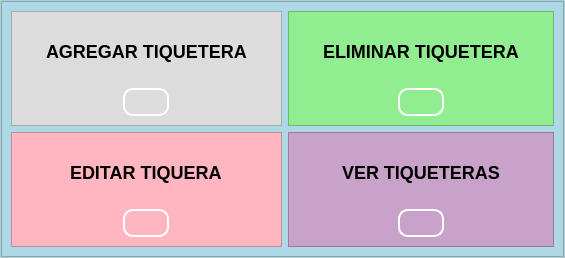
                <widget class="QWidget" name="ticket_page">
                 <layout class="QVBoxLayout" name="verticalLayout_17">
                  <property name="leftMargin">
                   <number>0</number>
                  </property>
                  <property name="topMargin">
                   <number>0</number>
                  </property>
                  <property name="rightMargin">
                   <number>0</number>
                  </property>
                  <property name="bottomMargin">
                   <number>0</number>
                  </property>
                  <item>
                   <widget class="QFrame" name="background_color_4">
                    <property name="styleSheet">
                     <string notr="true">QFrame#background_color_4{
background-color: rgba(173, 216, 230,100);
}</string>
                    </property>
                    <property name="frameShape">
                     <enum>QFrame::StyledPanel</enum>
                    </property>
                    <property name="frameShadow">
                     <enum>QFrame::Raised</enum>
                    </property>
                    <layout class="QHBoxLayout" name="horizontalLayout_11">
                     <property name="spacing">
                      <number>0</number>
                     </property>
                     <property name="leftMargin">
                      <number>0</number>
                     </property>
                     <property name="topMargin">
                      <number>0</number>
                     </property>
                     <property name="rightMargin">
                      <number>0</number>
                     </property>
                     <property name="bottomMargin">
                      <number>0</number>
                     </property>
                     <item>
                      <widget class="QFrame" name="frame_4">
                       <property name="styleSheet">
                        <string notr="true">background-color: rgb(173, 216, 230);</string>
                       </property>
                       <property name="frameShape">
                        <enum>QFrame::StyledPanel</enum>
                       </property>
                       <property name="frameShadow">
                        <enum>QFrame::Raised</enum>
                       </property>
                       <layout class="QGridLayout" name="gridLayout_3">
                        <item row="2" column="0">
                         <widget class="QFrame" name="seach_frame_2">
                          <property name="styleSheet">
                           <string notr="true">QFrame{
background-color: rgb(255, 182, 193); /* Rosa Claro */
}

QLabel{
    font-size: 18px; /* Tamaño de fuente */
    font-weight: bold; /* Fuente en negrita */
    color: black; /* Color del texto (negro) */
    padding: 20px; /* Espaciado interno */


}

QPushButton {
    border: 2px solid white; /* Borde blanco de 2px */
    border-radius: 10px; /* Bordes redondeados */
    padding: 5px; /* Espaciado interno */
    background-color: transparent; /* Fondo transparente */
    color: white; /* Color de texto blanco */
}

QPushButton:hover {
    background-color: rgba(255, 255, 255, 0.2); /* Fondo blanco semi-transparente al pasar el mouse */
}

QPushButton:pressed {
    background-color: rgba(255, 255, 255, 0.4); /* Fondo blanco semi-transparente al presionar */
}</string>
                          </property>
                          <property name="frameShape">
                           <enum>QFrame::StyledPanel</enum>
                          </property>
                          <property name="frameShadow">
                           <enum>QFrame::Raised</enum>
                          </property>
                          <layout class="QVBoxLayout" name="verticalLayout_18">
                           <item alignment="Qt::AlignHCenter">
                            <widget class="QLabel" name="Title_funcion_label_9">
                             <property name="font">
                              <font>
                               <pointsize>-1</pointsize>
                               <weight>75</weight>
                               <bold>true</bold>
                              </font>
                             </property>
                             <property name="text">
                              <string>EDITAR TIQUERA</string>
                             </property>
                            </widget>
                           </item>
                           <item alignment="Qt::AlignHCenter">
                            <widget class="QPushButton" name="worker_search_botton_2">
                             <property name="text">
                              <string/>
                             </property>
                             <property name="icon">
                              <iconset resource="../icons.qrc">
                               <normaloff>:/icons/assets/icons/icons8-boleto-96.png</normaloff>:/icons/assets/icons/icons8-boleto-96.png</iconset>
                             </property>
                             <property name="iconSize">
                              <size>
                               <width>96</width>
                               <height>96</height>
                              </size>
                             </property>
                            </widget>
                           </item>
                          </layout>
                         </widget>
                        </item>
                        <item row="0" column="1">
                         <widget class="QFrame" name="del_frame_2">
                          <property name="styleSheet">
                           <string notr="true">QFrame{
background-color: rgb(144, 238, 144); /* Verde Claro */
}

QLabel{
    font-size: 18px; /* Tamaño de fuente */
    font-weight: bold; /* Fuente en negrita */
    color: black; /* Color del texto (negro) */
    padding: 20px; /* Espaciado interno */


}

QPushButton {
    border: 2px solid white; /* Borde blanco de 2px */
    border-radius: 10px; /* Bordes redondeados */
    padding: 5px; /* Espaciado interno */
    background-color: transparent; /* Fondo transparente */
    color: white; /* Color de texto blanco */
}

QPushButton:hover {
    background-color: rgba(255, 255, 255, 0.2); /* Fondo blanco semi-transparente al pasar el mouse */
}

QPushButton:pressed {
    background-color: rgba(255, 255, 255, 0.4); /* Fondo blanco semi-transparente al presionar */
}</string>
                          </property>
                          <property name="frameShape">
                           <enum>QFrame::StyledPanel</enum>
                          </property>
                          <property name="frameShadow">
                           <enum>QFrame::Raised</enum>
                          </property>
                          <layout class="QVBoxLayout" name="verticalLayout_19">
                           <item alignment="Qt::AlignHCenter">
                            <widget class="QLabel" name="Title_funcion_label_10">
                             <property name="font">
                              <font>
                               <pointsize>-1</pointsize>
                               <weight>75</weight>
                               <bold>true</bold>
                              </font>
                             </property>
                             <property name="text">
                              <string>ELIMINAR TIQUETERA</string>
                             </property>
                            </widget>
                           </item>
                           <item alignment="Qt::AlignHCenter">
                            <widget class="QPushButton" name="worker_del_botton_2">
                             <property name="text">
                              <string/>
                             </property>
                             <property name="icon">
                              <iconset resource="../icons.qrc">
                               <normaloff>:/icons/assets/icons/icons8-eliminar-boleto-96.png</normaloff>:/icons/assets/icons/icons8-eliminar-boleto-96.png</iconset>
                             </property>
                             <property name="iconSize">
                              <size>
                               <width>96</width>
                               <height>96</height>
                              </size>
                             </property>
                            </widget>
                           </item>
                          </layout>
                         </widget>
                        </item>
                        <item row="0" column="0">
                         <widget class="QFrame" name="add_frame_2">
                          <property name="styleSheet">
                           <string notr="true">QFrame{
background-color: rgb(220, 220, 220);
}

QLabel{
    font-size: 18px; /* Tamaño de fuente */
    font-weight: bold; /* Fuente en negrita */
    color: black; /* Color del texto (negro) */
    padding: 20px; /* Espaciado interno */
    background-color: rgb(220, 220, 220); /* Color de fondo (gris claro) */


}

QPushButton {
    border: 2px solid white; /* Borde blanco de 2px */
    border-radius: 10px; /* Bordes redondeados */
    padding: 5px; /* Espaciado interno */
    background-color: transparent; /* Fondo transparente */
    color: white; /* Color de texto blanco */
}

QPushButton:hover {
    background-color: rgba(255, 255, 255, 0.2); /* Fondo blanco semi-transparente al pasar el mouse */
}

QPushButton:pressed {
    background-color: rgba(255, 255, 255, 0.4); /* Fondo blanco semi-transparente al presionar */
}</string>
                          </property>
                          <property name="frameShape">
                           <enum>QFrame::StyledPanel</enum>
                          </property>
                          <property name="frameShadow">
                           <enum>QFrame::Raised</enum>
                          </property>
                          <layout class="QVBoxLayout" name="verticalLayout_20">
                           <item alignment="Qt::AlignHCenter">
                            <widget class="QLabel" name="Title_funcion_label_11">
                             <property name="font">
                              <font>
                               <pointsize>-1</pointsize>
                               <weight>75</weight>
                               <bold>true</bold>
                              </font>
                             </property>
                             <property name="text">
                              <string>AGREGAR TIQUETERA</string>
                             </property>
                            </widget>
                           </item>
                           <item alignment="Qt::AlignHCenter">
                            <widget class="QPushButton" name="worker_add_botton_2">
                             <property name="text">
                              <string/>
                             </property>
                             <property name="icon">
                              <iconset resource="../icons.qrc">
                               <normaloff>:/icons/assets/icons/icons8-añadir-entrada-96.png</normaloff>:/icons/assets/icons/icons8-añadir-entrada-96.png</iconset>
                             </property>
                             <property name="iconSize">
                              <size>
                               <width>96</width>
                               <height>96</height>
                              </size>
                             </property>
                            </widget>
                           </item>
                          </layout>
                         </widget>
                        </item>
                        <item row="2" column="1">
                         <widget class="QFrame" name="see_frame_2">
                          <property name="styleSheet">
                           <string notr="true">QFrame{
background-color: rgb(200, 162, 200); /* Morado Suave */


}

QLabel{
    font-size: 18px; /* Tamaño de fuente */
    font-weight: bold; /* Fuente en negrita */
    color: black; /* Color del texto (negro) */
    padding: 20px; /* Espaciado interno */


}

QPushButton {
    border: 2px solid white; /* Borde blanco de 2px */
    border-radius: 10px; /* Bordes redondeados */
    padding: 5px; /* Espaciado interno */
    background-color: transparent; /* Fondo transparente */
    color: white; /* Color de texto blanco */
}

QPushButton:hover {
    background-color: rgba(255, 255, 255, 0.2); /* Fondo blanco semi-transparente al pasar el mouse */
}

QPushButton:pressed {
    background-color: rgba(255, 255, 255, 0.4); /* Fondo blanco semi-transparente al presionar */
}</string>
                          </property>
                          <property name="frameShape">
                           <enum>QFrame::StyledPanel</enum>
                          </property>
                          <property name="frameShadow">
                           <enum>QFrame::Raised</enum>
                          </property>
                          <layout class="QVBoxLayout" name="verticalLayout_21">
                           <item alignment="Qt::AlignHCenter">
                            <widget class="QLabel" name="Title_funcion_label_12">
                             <property name="font">
                              <font>
                               <pointsize>-1</pointsize>
                               <weight>75</weight>
                               <bold>true</bold>
                              </font>
                             </property>
                             <property name="text">
                              <string>VER TIQUETERAS</string>
                             </property>
                            </widget>
                           </item>
                           <item alignment="Qt::AlignHCenter">
                            <widget class="QPushButton" name="worker_see_botton_2">
                             <property name="text">
                              <string/>
                             </property>
                             <property name="icon">
                              <iconset resource="../icons.qrc">
                               <normaloff>:/icons/assets/icons/icons8-boleto-96 (1).png</normaloff>:/icons/assets/icons/icons8-boleto-96 (1).png</iconset>
                             </property>
                             <property name="iconSize">
                              <size>
                               <width>96</width>
                               <height>96</height>
                              </size>
                             </property>
                            </widget>
                           </item>
                          </layout>
                         </widget>
                        </item>
                       </layout>
                      </widget>
                     </item>
                    </layout>
                   </widget>
                  </item>
                 </layout>
                </widget>
